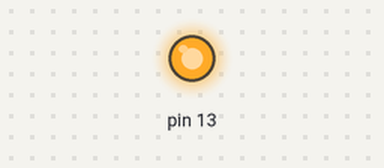
A sketch run on a simulated Arduino Uno, built with avr-gcc and run on an emulated ATmega328P. On the bench: output pins drawn as LEDs (lit = HIGH). At 0.0 s the program stops and its outputs stay as they are.

Above: at 0.1 s.
Timing chart, 0 to 1.5 s (numbered marks = the images above):
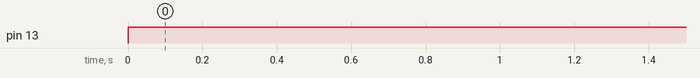

The sketch:

do_while_first.ino
```cpp
void setup() {
  pinMode(13, OUTPUT);
}

void loop() {
  int analogValue = analogRead(A0);

  do {
    analogValue = map(analogRead, 0, 1023, 0, 255);
    digitalWrite(13, HIGH);
  } while(analogValue > 100);


  digitalWrite(13, LOW);
}
```

Measured:
- by itself, pin 13: LOW → HIGH at 0.00 s
